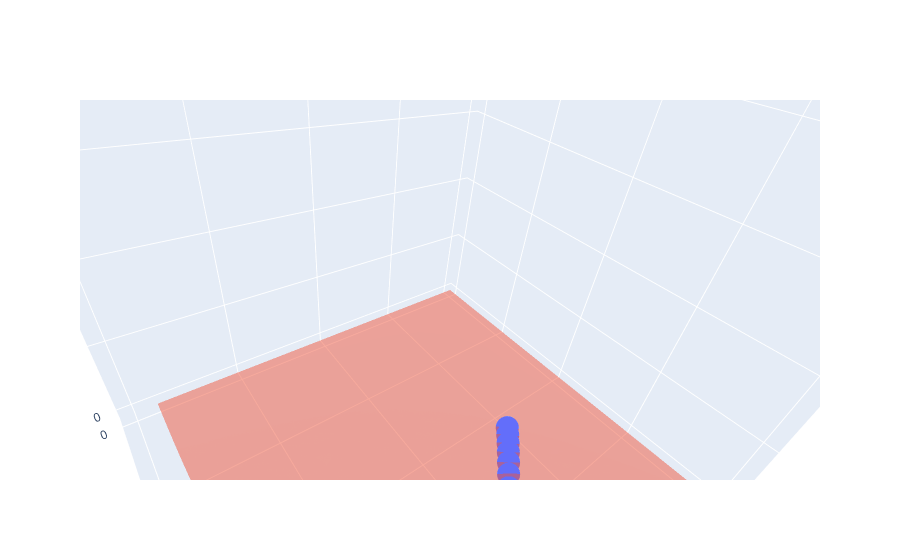

Notebook source saved alongside this figure:
### Code cell
# x_vals
# y_vals


descent_three_d = go.Scatter3d(
        x=x_vals_d,
        y=y_vals_d,
        z=descent_vals,
    )
go.Figure(data = [descent_three_d, three_d_scatter])

### Figure 1 — Plotly figure (JSON) as saved in the notebook; plotly's stock layout.template omitted (floating-point values rounded to 4 significant figures; data arrays with more than 128 entries replaced by an {"elided": "..."} marker saying what was removed)
{"data": [{"type": "scatter3d", "x": [2, 1.76, 1.561, 1.395, 1.255, 1.135, 1.031, 0.9415, 0.8632, 0.7944, 0.7336], "y": [2, 1.88, 1.774, 1.68, 1.595, 1.519, 1.449, 1.386, 1.329, 1.276, 1.227], "z": [24, 18.66, 14.74, 11.81, 9.575, 7.85, 6.499, 5.429, 4.572, 3.879, 3.313]}, {"colorbar": {"title": {"text": "z"}}, "name": "y", "opacity": 0.5, "showscale": true, "type": "mesh3d", "x": {"elided": "400 float values"}, "y": {"elided": "400 float values"}, "z": {"elided": "400 float values"}}], "layout": {"autosize": true, "scene": {"aspectmode": "auto", "aspectratio": {"x": 1, "y": 1, "z": 1}, "camera": {"center": {"x": 0, "y": 0, "z": 0}, "eye": {"x": 0.444, "y": 0.444, "z": 0.444}, "projection": {"type": "perspective"}, "up": {"x": 0.09171, "y": -0.08395, "z": 0.9922}}}}}
